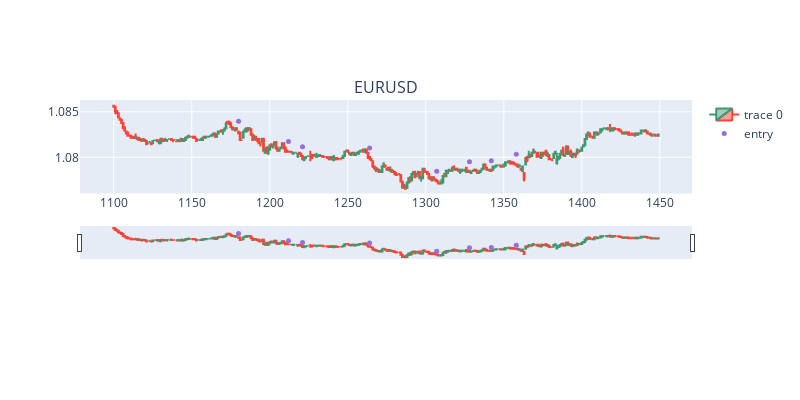
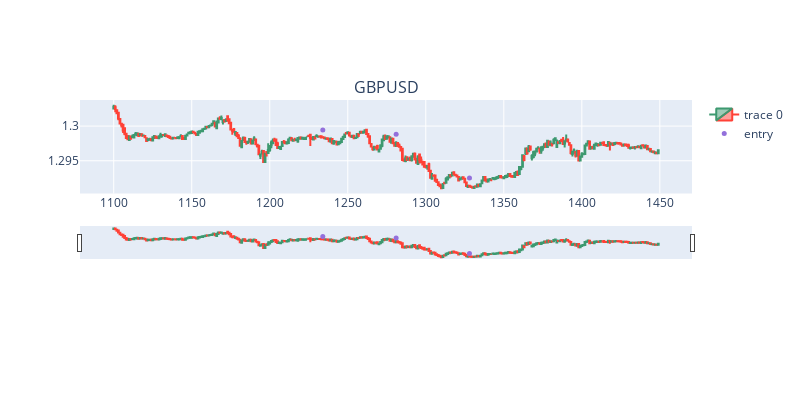
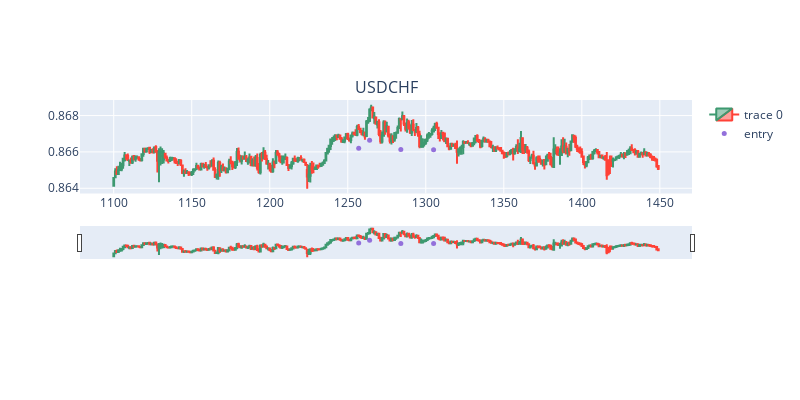
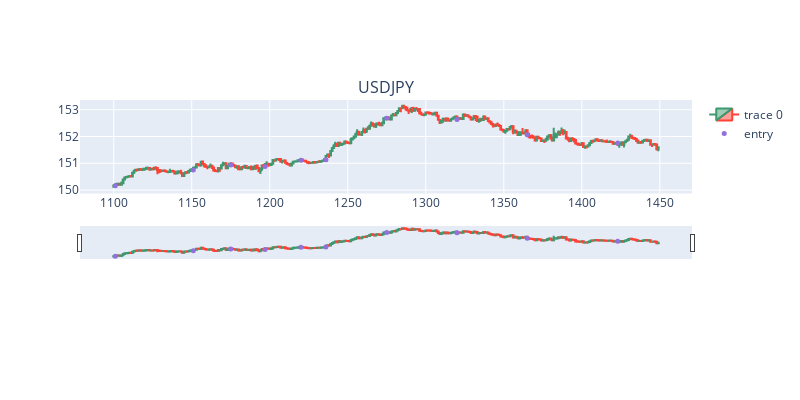

Source (notebook cell) for these figures, in order:
### Code cell
st=1100
for name, df in forex_dict.items():
    dfpl = df[st:st+350]

    # Create a plot with 2 rows
    fig = make_subplots(rows=2, cols=1, column_titles=[name])

    # Add candlestick plot on the first row
    fig.add_trace(go.Candlestick(x=dfpl.index,
                                open=dfpl['Open'],
                                high=dfpl['High'],
                                low=dfpl['Low'],
                                close=dfpl['Close']),
                row=1, col=1)

    fig.add_trace(go.Scatter(x=dfpl.index, y=dfpl['pointpos'], mode="markers",
                    marker=dict(size=5, color="MediumPurple"),
                    name="entry"),
                row=1, col=1)
    
    fig.update_layout(width=800, height=400, sliders=[])
    fig.show()

### Figure 1 — Plotly figure (JSON) as saved in the notebook; plotly's stock layout.template omitted (floating-point values rounded to 4 significant figures; data arrays with more than 128 entries replaced by an {"elided": "..."} marker saying what was removed)
{"data": [{"close": {"elided": "350 float values"}, "high": {"elided": "350 float values"}, "low": {"elided": "350 float values"}, "open": {"elided": "350 float values"}, "type": "candlestick", "x": {"elided": "350 int values"}, "xaxis": "x", "yaxis": "y"}, {"marker": {"color": "MediumPurple", "size": 5}, "mode": "markers", "name": "entry", "type": "scatter", "x": {"elided": "350 int values"}, "xaxis": "x", "y": {"elided": "350 float values"}, "yaxis": "y"}], "layout": {"annotations": [{"font": {"size": 16}, "showarrow": false, "text": "EURUSD", "x": 0.5, "xanchor": "center", "xref": "paper", "y": 1, "yanchor": "bottom", "yref": "paper"}], "height": 400, "width": 800, "xaxis": {"anchor": "y", "domain": [0, 1]}, "xaxis2": {"anchor": "y2", "domain": [0, 1]}, "yaxis": {"anchor": "x", "domain": [0.575, 1]}, "yaxis2": {"anchor": "x2", "domain": [0, 0.425]}}}

### Figure 2 — Plotly figure (JSON) as saved in the notebook; plotly's stock layout.template omitted (floating-point values rounded to 4 significant figures; data arrays with more than 128 entries replaced by an {"elided": "..."} marker saying what was removed)
{"data": [{"close": {"elided": "350 float values"}, "high": {"elided": "350 float values"}, "low": {"elided": "350 float values"}, "open": {"elided": "350 float values"}, "type": "candlestick", "x": {"elided": "350 int values"}, "xaxis": "x", "yaxis": "y"}, {"marker": {"color": "MediumPurple", "size": 5}, "mode": "markers", "name": "entry", "type": "scatter", "x": {"elided": "350 int values"}, "xaxis": "x", "y": {"elided": "350 float values"}, "yaxis": "y"}], "layout": {"annotations": [{"font": {"size": 16}, "showarrow": false, "text": "GBPUSD", "x": 0.5, "xanchor": "center", "xref": "paper", "y": 1, "yanchor": "bottom", "yref": "paper"}], "height": 400, "width": 800, "xaxis": {"anchor": "y", "domain": [0, 1]}, "xaxis2": {"anchor": "y2", "domain": [0, 1]}, "yaxis": {"anchor": "x", "domain": [0.575, 1]}, "yaxis2": {"anchor": "x2", "domain": [0, 0.425]}}}

### Figure 3 — Plotly figure (JSON) as saved in the notebook; plotly's stock layout.template omitted (floating-point values rounded to 4 significant figures; data arrays with more than 128 entries replaced by an {"elided": "..."} marker saying what was removed)
{"data": [{"close": {"elided": "350 float values"}, "high": {"elided": "350 float values"}, "low": {"elided": "350 float values"}, "open": {"elided": "350 float values"}, "type": "candlestick", "x": {"elided": "350 int values"}, "xaxis": "x", "yaxis": "y"}, {"marker": {"color": "MediumPurple", "size": 5}, "mode": "markers", "name": "entry", "type": "scatter", "x": {"elided": "350 int values"}, "xaxis": "x", "y": {"elided": "350 float values"}, "yaxis": "y"}], "layout": {"annotations": [{"font": {"size": 16}, "showarrow": false, "text": "USDCHF", "x": 0.5, "xanchor": "center", "xref": "paper", "y": 1, "yanchor": "bottom", "yref": "paper"}], "height": 400, "width": 800, "xaxis": {"anchor": "y", "domain": [0, 1]}, "xaxis2": {"anchor": "y2", "domain": [0, 1]}, "yaxis": {"anchor": "x", "domain": [0.575, 1]}, "yaxis2": {"anchor": "x2", "domain": [0, 0.425]}}}

### Figure 4 — Plotly figure (JSON) as saved in the notebook; plotly's stock layout.template omitted (floating-point values rounded to 4 significant figures; data arrays with more than 128 entries replaced by an {"elided": "..."} marker saying what was removed)
{"data": [{"close": {"elided": "350 float values"}, "high": {"elided": "350 float values"}, "low": {"elided": "350 float values"}, "open": {"elided": "350 float values"}, "type": "candlestick", "x": {"elided": "350 int values"}, "xaxis": "x", "yaxis": "y"}, {"marker": {"color": "MediumPurple", "size": 5}, "mode": "markers", "name": "entry", "type": "scatter", "x": {"elided": "350 int values"}, "xaxis": "x", "y": {"elided": "350 float values"}, "yaxis": "y"}], "layout": {"annotations": [{"font": {"size": 16}, "showarrow": false, "text": "USDJPY", "x": 0.5, "xanchor": "center", "xref": "paper", "y": 1, "yanchor": "bottom", "yref": "paper"}], "height": 400, "width": 800, "xaxis": {"anchor": "y", "domain": [0, 1]}, "xaxis2": {"anchor": "y2", "domain": [0, 1]}, "yaxis": {"anchor": "x", "domain": [0.575, 1]}, "yaxis2": {"anchor": "x2", "domain": [0, 0.425]}}}
